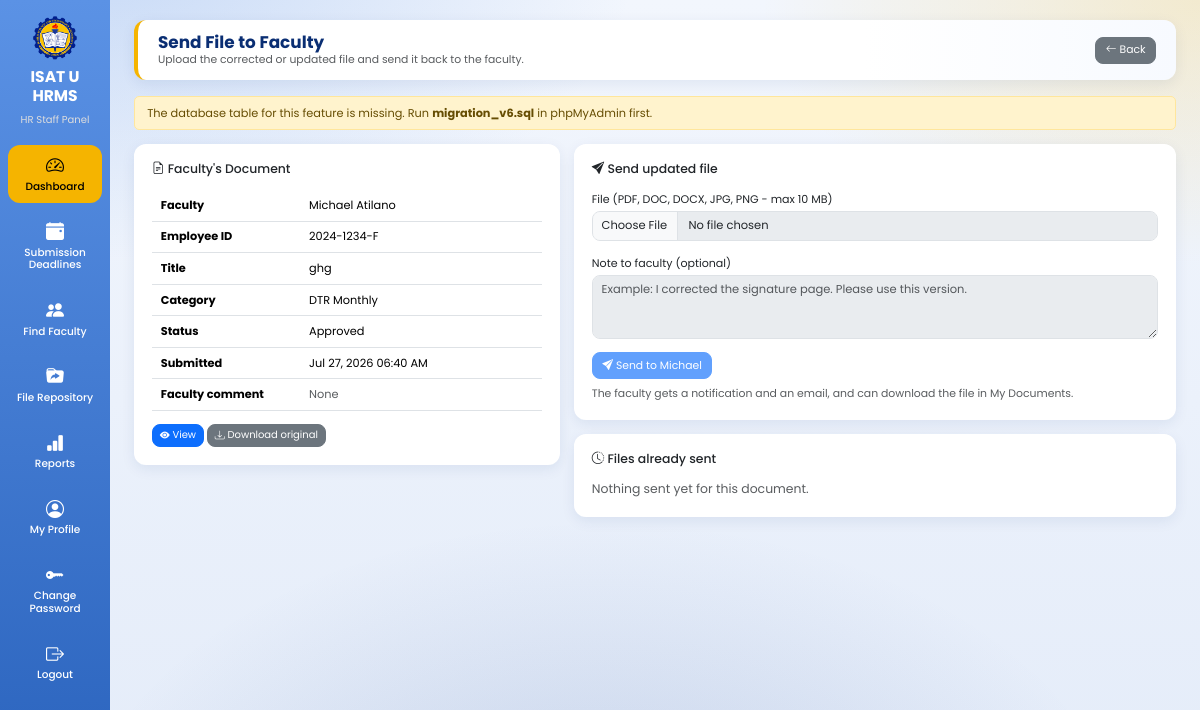
Screenshot of /hr_staff/send_file.php?id=11 (signed in) with the database file from the repository.
### tables this page shows
CREATE TABLE `documents` (
  `document_id` int(11) NOT NULL AUTO_INCREMENT,
  `user_id` int(11) NOT NULL,
  `category_id` int(11) NOT NULL,
  `deadline_id` int(11) DEFAULT NULL,
  `document_title` varchar(255) NOT NULL,
  `faculty_comment` text DEFAULT NULL,
  `file_name` varchar(255) NOT NULL,
  `file_path` varchar(500) NOT NULL,
  `file_size` int(11) DEFAULT NULL,
  `remarks` text DEFAULT NULL,
  `status` varchar(50) DEFAULT 'Pending',
  `submitted_at` timestamp NOT NULL DEFAULT current_timestamp(),
  `hr_remarks` text DEFAULT NULL,
  PRIMARY KEY (`document_id`)
);

CREATE TABLE `users` (
  `user_id` int(11) NOT NULL AUTO_INCREMENT,
  `employee_id` varchar(50) DEFAULT NULL,
  `first_name` varchar(100) NOT NULL,
  `middle_name` varchar(100) DEFAULT NULL,
  `last_name` varchar(100) NOT NULL,
  `email` varchar(150) NOT NULL,
  `password` varchar(255) NOT NULL,
  `role` varchar(20) NOT NULL,
  `department` varchar(150) DEFAULT NULL,
  `position_title` varchar(150) DEFAULT NULL,
  `profile_picture` varchar(255) DEFAULT NULL,
  `reset_token` varchar(255) DEFAULT NULL,
  `reset_token_expiry` datetime DEFAULT NULL,
  `status` varchar(20) DEFAULT 'active',
  `created_at` timestamp NOT NULL DEFAULT current_timestamp(),
  PRIMARY KEY (`user_id`)
);

CREATE TABLE `document_categories` (
  `category_id` int(11) NOT NULL AUTO_INCREMENT,
  `category_name` varchar(255) NOT NULL,
  PRIMARY KEY (`category_id`)
);

### hr_staff/send_file.php (the view, shortened to what this page needs)
<?php
include "../db.php";
$doc_id = (int)($_GET['id'] ?? 0);
$stmt = mysqli_prepare($conn, "
    SELECT d.*, u.first_name, u.last_name, u.email, u.employee_id, c.category_name
    FROM documents d
    JOIN users u ON u.user_id = d.user_id
    LEFT JOIN document_categories c ON c.category_id = d.category_id
    WHERE d.document_id = ?
");
mysqli_stmt_bind_param($stmt, "i", $doc_id);
mysqli_stmt_execute($stmt);
$doc = mysqli_fetch_assoc(mysqli_stmt_get_result($stmt));
$tableReady = false;
$history = [];
$origName = preg_replace('/^\d+_/', '', $doc['file_name']);
?>
<!DOCTYPE html>
<html lang="en">
<head>
<link href="https://cdn.jsdelivr.net/npm/bootstrap@5.3.3/dist/css/bootstrap.min.css" rel="stylesheet">
<link href="https://cdn.jsdelivr.net/npm/bootstrap-icons@1.11.3/font/bootstrap-icons.css" rel="stylesheet">
<link rel="stylesheet" href="../assets/ui.css">
</head>
<body>
<div class="sidebar">
    <img src="../images/isatu_logo.png">
    <h3>ISAT U HRMS</h3>
    <p>HR Staff Panel</p>
    <a href="dashboard.php" class="active"><i class="bi bi-speedometer2"></i> Dashboard</a>
    <a href="deadlines.php"><i class="bi bi-calendar-event-fill"></i> Submission Deadlines</a>
    <a href="find_faculty.php"><i class="bi bi-people-fill"></i> Find Faculty</a>
    <a href="repository.php"><i class="bi bi-folder-symlink-fill"></i> File Repository</a>
    <a href="reports.php"><i class="bi bi-bar-chart-fill"></i> Reports</a>
    <a href="profile.php"><i class="bi bi-person-circle"></i> My Profile</a>
    <a href="change_password.php"><i class="bi bi-key-fill"></i> Change Password</a>
    <a href="../logout.php" onclick="return confirm('Are you sure you want to log out?')"><i class="bi bi-box-arrow-right"></i> Logout</a>
</div>
<div class="main">
<div class="topbar d-flex justify-content-between align-items-center">
    <div>
        <h2>Send File to Faculty</h2>
        <p class="text-muted mb-0">Upload the corrected or updated file and send it back to the faculty.</p>
    </div>
    <a href="dashboard.php" class="btn btn-secondary"><i class="bi bi-arrow-left"></i> Back</a>
</div>
<?php if(!$tableReady): ?>
<div class="alert alert-warning">The database table for this feature is missing. Run <b>migration_v6.sql</b> in phpMyAdmin first.</div>
<?php endif; ?>
<div class="row g-3">
<div class="col-lg-5">
    <div class="box">
        <h5 class="mb-3"><i class="bi bi-file-earmark-text"></i> Faculty's Document</h5>
        <table class="table table-sm mb-3">
            <tr><th style="width:38%">Faculty</th><td><?php echo htmlspecialchars($doc['first_name'].' '.$doc['last_name']); ?></td></tr>
            <tr><th>Employee ID</th><td><?php echo htmlspecialchars($doc['employee_id'] ?: '-'); ?></td></tr>
            <tr><th>Title</th><td><?php echo htmlspecialchars($doc['document_title']); ?></td></tr>
            <tr><th>Category</th><td><?php echo htmlspecialchars($doc['category_name'] ?? '-'); ?></td></tr>
            <tr><th>Status</th><td><?php echo htmlspecialchars($doc['status']); ?></td></tr>
            <tr><th>Submitted</th><td><?php echo date("M d, Y h:i A", strtotime($doc['submitted_at'])); ?></td></tr>
            <tr><th>Faculty comment</th><td><?php echo $doc['faculty_comment'] ? nl2br(htmlspecialchars($doc['faculty_comment'])) : '<span class="text-muted">None</span>'; ?></td></tr>
        </table>
        <a href="<?php echo htmlspecialchars($doc['file_path']); ?>" target="_blank" class="btn btn-primary btn-sm"><i class="bi bi-eye-fill"></i> View</a>
        <a href="<?php echo htmlspecialchars($doc['file_path']); ?>" download="<?php echo htmlspecialchars($origName); ?>" class="btn btn-secondary btn-sm"><i class="bi bi-download"></i> Download original</a>
    </div>
</div>
<div class="col-lg-7">
    <div class="box mb-3">
        <h5 class="mb-3"><i class="bi bi-send-fill"></i> Send updated file</h5>
        <form method="POST" enctype="multipart/form-data">
            <div class="mb-3">
                <label class="form-label">File (PDF, DOC, DOCX, JPG, PNG - max 10 MB)</label>
                <input type="file" name="file" class="form-control" accept=".pdf,.doc,.docx,.jpg,.jpeg,.png" required <?php echo $tableReady ? '' : 'disabled'; ?>>
            </div>
            <div class="mb-3">
                <label class="form-label">Note to faculty (optional)</label>
                <textarea name="note" rows="3" class="form-control" placeholder="Example: I corrected the signature page. Please use this version." <?php echo $tableReady ? '' : 'disabled'; ?>></textarea>
            </div>
            <button type="submit" class="btn btn-primary" <?php echo $tableReady ? '' : 'disabled'; ?>>
                <i class="bi bi-send-fill"></i> Send to <?php echo htmlspecialchars($doc['first_name']); ?>
            </button>
            <div class="form-text mt-2">The faculty gets a notification and an email, and can download the file in My Documents.</div>
        </form>
    </div>
    <div class="box">
        <h5 class="mb-3"><i class="bi bi-clock-history"></i> Files already sent</h5>
        <?php if(!$history): ?>
            <p class="text-muted mb-0">Nothing sent yet for this document.</p>
        <?php endif; ?>
    </div>
</div>
</div>
</div>
</body>
</html>

### assets/ui.css (style rules this page uses)
html { font-size:13.5px !important; }
body { font-size:.92rem; background: radial-gradient(900px 500px at 8% -5%, rgba(91,146,229,.28), transparent 60%), radial-gradient(800px 480px at 100% 0%, rgba(245,180,0,.18), transparent 55%), radial-gradient(900px 600px at 50% 110%, rgba(18,60,146,.16), transparent 60%), linear-gradient(180deg,#f2f6fd 0%,#e4ecf9 100%) !important; background-attachment:fixed !important; }
h2 { font-size:1.3rem !important; }
h3 { font-size:1.15rem !important; }
h5 { font-size:.92rem !important; }
.topbar h2,.page-header h2,.page-header h3 { font-size:1.25rem !important; }
.topbar p { font-size:.8rem !important; }
.main { padding:20px 24px !important; }
.topbar { padding:12px 20px !important;border-radius:12px !important;margin-bottom:16px !important; box-shadow:0 4px 14px rgba(10,46,115,.08) !important; border-left:4px solid #F5B400; background:linear-gradient(90deg,#fff 70%,#f7faff) !important; }
.table { font-size:.84rem;margin-bottom:0; }
.table>:not(caption)>*>* { padding:.5rem .65rem !important; }
.btn { font-size:.8rem;padding:.32rem .7rem;border-radius:8px; }
.btn-sm { font-size:.74rem !important;padding:.22rem .5rem !important; }
.form-control,.form-select { font-size:.85rem;padding:.38rem .65rem;border-radius:8px; }
.form-label { font-size:.82rem;margin-bottom:.25rem; }
.alert { font-size:.84rem;padding:.55rem .9rem; }

### hr_staff/send_file.php (style rules this page uses)
* { font-family:'Poppins',sans-serif; }
body { background:#eef3fb; }
.sidebar { position:fixed;top:0;left:0;width:110px;height:100vh;background:linear-gradient(180deg,#5b92e5,#2a63bd);padding:16px 8px;overflow-y:auto;overflow-x:hidden;z-index:999; }
.sidebar img { width:44px;display:block;margin:auto; }
.sidebar h3 { color:#fff;text-align:center;margin-top:8px;font-weight:700;font-size:12px;line-height:1.2; }
.sidebar p { color:#ddd;text-align:center;margin-bottom:18px;font-size:10px; }
.sidebar a { display:flex;flex-direction:column;align-items:center;justify-content:center;gap:4px;padding:10px 4px;margin-bottom:8px;text-decoration:none;color:#fff;border-radius:12px;transition:.3s;font-weight:500;font-size:10.5px;line-height:1.2;text-align:center; }
.sidebar a i { font-size:18px; }
.sidebar a:hover,.sidebar a.active { background:#F5B400;color:#000; }
.main { margin-left:110px;padding:20px 24px; }
.topbar { background:#fff;padding:12px 20px;border-radius:12px;box-shadow:0 4px 14px rgba(10,46,115,.08);margin-bottom:16px; }
.topbar h2 { margin:0;font-weight:700;color:#0A2E73; }
.box { background:#fff;border-radius:12px;padding:18px;box-shadow:0 4px 14px rgba(10,46,115,.08); }

### rows the page displays
documents: user.last_name "Michael Atilano", user.employee_id "2024-1234-F", document_title "ghg", category.category_name "DTR Monthly", status "Approved", submitted_at "Jul 27, 2026 06:40 AM", user.first_name "Michael"
